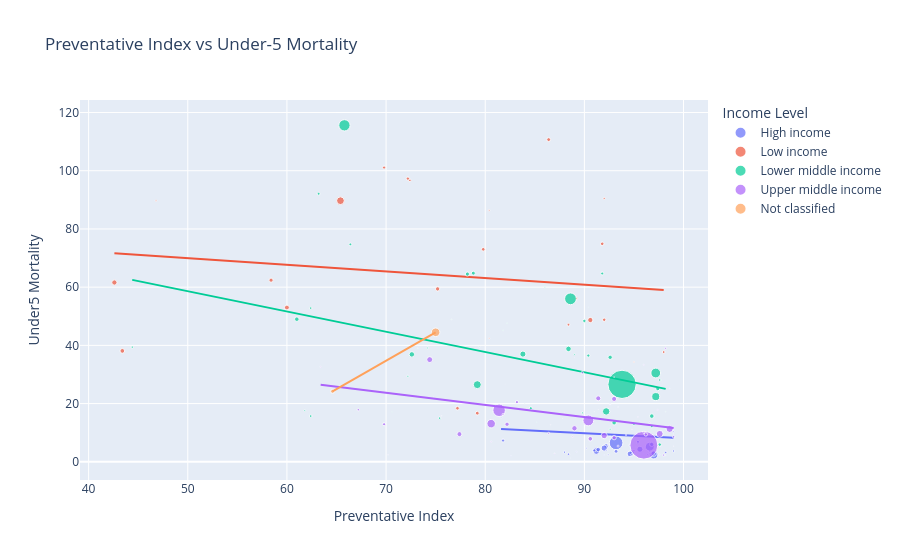

The notebook cell saved with this chart:
### Markdown cell above
DOES IMMUNISATION LEVEL CORRELATE WITH SURVIVAL AT DIFFERENT INCOME LEVELS?

~There's a negative correlation .Under 5 mortality decreases with an increase in preventive index .This indicates that high immunisation rates leads to reduced under 5 mortality thereby lowering burden.

### Code cell
vaccines = [
    "Immunization Measles",
    "Immunization Dpt",
    "Immunization Bcg",
    "Immunization Pol3",
    "Immunization Hib3"
]

merged_df["Preventative Index"] = merged_df[vaccines].mean(axis=1)

latest = merged_df[merged_df["Year"] == merged_df["Year"].max()]

fig = px.scatter(
    latest,
    x="Preventative Index",
    y="Under5 Mortality",
    color="Income Level",
    size="Population",
    hover_name="Country Name",
    trendline="ols",
    title="Preventative Index vs Under-5 Mortality"
)

fig.show()

### Figure 1 — Plotly figure (JSON) as saved in the notebook; plotly's stock layout.template omitted (floating-point values rounded to 4 significant figures)
{"data": [{"hovertemplate": "<b>%{hovertext}</b><br><br>Income Level=High income<br>Preventative Index=%{x}<br>Under5 Mortality=%{y}<br>Population=%{marker.size}<extra></extra>", "hovertext": ["Aruba", "Andorra", "United Arab Emirates", "American Samoa", "Antigua and Barbuda", "Australia", "Austria", "Belgium", "Bulgaria", "Bahrain", "Bahamas, The", "Bermuda", "Barbados", "Brunei Darussalam", "Canada", "Switzerland", "Chile", "Costa Rica", "Curacao", "Cayman Islands", "Cyprus", "Czechia", "Germany", "Denmark", "Spain", "Estonia", "Finland", "France", "Faroe Islands", "United Kingdom", "Greece", "Greenland", "Guam", "Guyana", "Croatia", "Hungary", "Isle of Man", "Ireland", "Iceland", "Italy", "Japan", "St. Kitts and Nevis", "Korea, Rep.", "Kuwait", "Liechtenstein", "Lithuania", "Luxembourg", "Latvia", "St. Martin (French part)", "Monaco", "Malta", "Northern Mariana Islands", "New Caledonia", "Netherlands", "Norway", "Nauru", "New Zealand", "Oman", "Panama", "Palau", "Poland", "Puerto Rico (US)", "Portugal", "French Polynesia", "Qatar", "Romania", "Russian Federation", "Saudi Arabia", "Singapore", "San Marino", "Slovak Republic", "Slovenia", "Sweden", "Sint Maarten (Dutch part)", "Seychelles", "Turks and Caicos Islands", "Trinidad and Tobago", "Uruguay", "United States", "British Virgin Islands", "Virgin Islands (U.S.)"], "legendgroup": "High income", "marker": {"color": "#636efa", "size": [107995, 81938, 10986400, 46765, 93772, 27196812, 9177982, 11858610, 6441421, 1588670, 401283, 64636, 282467, 462721, 41288599, 9005582, 19764771, 5129910, 155967, 74457, 1358282, 10905028, 83516593, 5976992, 48848840, 1372341, 5619911, 68551653, 54681, 69226000, 10405134, 56836, 167777, 831087, 3866200, 9562065, 84160, 5395790, 386506, 58952704, 123975371, 46843, 51751065, 4897263, 40450, 2888278, 677012, 1866124, 26129, 38631, 568847, 44278, 292639, 17993485, 5572279, 11947, 5287500, 5281538, 4515577, 17695, 36559233, 3203295, 10694681, 281807, 2857822, 19051804, 143533851, 35300280, 6036860, 33977, 5422069, 2127400, 10569709, 43350, 121354, 46535, 1368333, 3386588, 340110988, 39471, 104377], "sizemode": "area", "sizeref": 3627000.0, "symbol": "circle"}, "mode": "markers", "name": "High income", "orientation": "v", "showlegend": true, "type": "scatter", "x": [92.6, 97.4, 96.2, 92.6, 97.8, 93.2, 88.0, 96.6, 94.6, 96.8, 90.2, 92.6, 93.0, 99.0, 92.2, 95.6, 95.4, 97.8, 92.6, 92.6, 95.2, 88.4, 91.2, 95.4, 94.8, 82.6, 92.4, 95.6, 92.6, 92.0, 95.0, 92.6, 92.6, 98.6, 92.4, 99.0, 92.6, 92.2, 94.8, 94.6, 97.0, 96.6, 97.0, 98.8, 92.6, 89.2, 98.2, 97.6, 92.6, 96.0, 94.8, 92.6, 92.6, 91.0, 96.4, 98.0, 90.2, 99.0, 81.6, 96.8, 91.4, 92.6, 98.2, 92.6, 97.6, 81.8, 96.6, 96.8, 96.6, 88.6, 95.4, 92.0, 94.8, 92.6, 95.6, 92.6, 93.4, 95.6, 93.2, 92.6, 92.6], "xaxis": "x", "y": [19.8, 2.5, 4.8, 19.8, 9.1, 3.6, 3.3, 3.7, 5.7, 8.8, 12.4, 19.8, 9.8, 9.9, 5.4, 3.9, 6.8, 10.4, 19.8, 19.8, 5.0, 2.6, 3.7, 4.0, 3.2, 2.0, 2.4, 4.3, 19.8, 4.7, 3.8, 19.8, 19.8, 25.2, 5.6, 3.7, 19.8, 3.9, 2.8, 2.7, 2.4, 15.9, 2.8, 8.1, 19.8, 3.4, 2.2, 2.5, 19.8, 2.7, 5.3, 19.8, 19.8, 3.9, 2.5, 8.3, 4.7, 10.3, 15.3, 21.4, 4.2, 19.8, 3.2, 19.8, 5.9, 7.3, 5.2, 6.0, 2.7, 1.3, 6.3, 2.3, 2.4, 19.8, 14.0, 4.7, 18.8, 7.4, 6.5, 12.4, 19.8], "yaxis": "y"}, {"hovertemplate": "<b>OLS trendline</b><br>Under5 Mortality = -0.175315 * Preventative Index + 25.5747<br>R<sup>2</sup>=0.007827<br><br>Income Level=High income<br>Preventative Index=%{x}<br>Under5 Mortality=%{y} <b>(trend)</b><extra></extra>", "legendgroup": "High income", "marker": {"color": "#636efa", "symbol": "circle"}, "mode": "lines", "name": "High income", "showlegend": false, "type": "scatter", "x": [81.6, 81.8, 82.6, 88.0, 88.4, 88.6, 89.2, 90.2, 90.2, 91.0, 91.2, 91.4, 92.0, 92.0, 92.2, 92.2, 92.4, 92.4, 92.6, 92.6, 92.6, 92.6, 92.6, 92.6, 92.6, 92.6, 92.6, 92.6, 92.6, 92.6, 92.6, 92.6, 92.6, 92.6, 92.6, 92.6, 92.6, 93.0, 93.2, 93.2, 93.4, 94.6, 94.6, 94.8, 94.8, 94.8, 94.8, 95.0, 95.2, 95.4, 95.4, 95.4, 95.6, 95.6, 95.6, 95.6, 96.0, 96.2, 96.4, 96.6, 96.6, 96.6, 96.6, 96.8, 96.8, 96.8, 97.0, 97.0, 97.4, 97.6, 97.6, 97.8, 97.8, 98.0, 98.2, 98.2, 98.6, 98.8, 99.0, 99.0, 99.0], "xaxis": "x", "y": [11.27, 11.23, 11.09, 10.15, 10.08, 10.04, 9.937, 9.761, 9.761, 9.621, 9.586, 9.551, 9.446, 9.446, 9.411, 9.411, 9.376, 9.376, 9.341, 9.341, 9.341, 9.341, 9.341, 9.341, 9.341, 9.341, 9.341, 9.341, 9.341, 9.341, 9.341, 9.341, 9.341, 9.341, 9.341, 9.341, 9.341, 9.27, 9.235, 9.235, 9.2, 8.99, 8.99, 8.955, 8.955, 8.955, 8.955, 8.92, 8.885, 8.85, 8.85, 8.85, 8.815, 8.815, 8.815, 8.815, 8.745, 8.709, 8.674, 8.639, 8.639, 8.639, 8.639, 8.604, 8.604, 8.604, 8.569, 8.569, 8.499, 8.464, 8.464, 8.429, 8.429, 8.394, 8.359, 8.359, 8.289, 8.254, 8.219, 8.219, 8.219], "yaxis": "y"}, {"hovertemplate": "<b>%{hovertext}</b><br><br>Income Level=Low income<br>Preventative Index=%{x}<br>Under5 Mortality=%{y}<br>Population=%{marker.size}<extra></extra>", "hovertext": ["Afghanistan", "Burundi", "Burkina Faso", "Central African Republic", "Congo, Dem. Rep.", "Eritrea", "Gambia, The", "Guinea-Bissau", "Liberia", "Madagascar", "Mali", "Mozambique", "Malawi", "Niger", "Korea, Dem. People's Rep.", "Rwanda", "Sudan", "Sierra Leone", "Somalia, Fed. Rep.", "South Sudan", "Syrian Arab Republic", "Chad", "Togo", "Uganda", "Yemen, Rep."], "legendgroup": "Low income", "marker": {"color": "#EF553B", "size": [42647492, 14047786, 23548781, 5330690, 109276265, 3535603, 2759988, 2201352, 5612817, 31964956, 24478595, 34631766, 21655286, 27032412, 26498823, 14256567, 50448963, 8642022, 19009151, 11943408, 24672760, 20299123, 9515236, 50015092, 40583164], "sizemode": "area", "sizeref": 3627000.0, "symbol": "circle"}, "mode": "markers", "name": "Low income", "orientation": "v", "showlegend": true, "type": "scatter", "x": [60.0, 88.4, 91.8, 46.8, 65.4, 95.0, 80.4, 68.0, 80.4, 58.4, 79.8, 75.2, 92.0, 86.4, 79.2, 98.0, 42.6, 92.0, 69.8, 72.4, 77.2, 72.2, 89.2, 90.6, 43.4], "xaxis": "x", "y": [53.0, 47.1, 74.9, 89.7, 89.7, 34.3, 42.4, 67.3, 86.4, 62.4, 73.0, 59.4, 48.8, 110.7, 16.7, 37.7, 61.6, 90.5, 101.1, 96.7, 18.4, 97.3, 56.1, 48.7, 38.1], "yaxis": "y"}, {"hovertemplate": "<b>OLS trendline</b><br>Under5 Mortality = -0.227391 * Preventative Index + 81.3126<br>R<sup>2</sup>=0.019345<br><br>Income Level=Low income<br>Preventative Index=%{x}<br>Under5 Mortality=%{y} <b>(trend)</b><extra></extra>", "legendgroup": "Low income", "marker": {"color": "#EF553B", "symbol": "circle"}, "mode": "lines", "name": "Low income", "showlegend": false, "type": "scatter", "x": [42.6, 43.4, 46.8, 58.4, 60.0, 65.4, 68.0, 69.8, 72.2, 72.4, 75.2, 77.2, 79.2, 79.8, 80.4, 80.4, 86.4, 88.4, 89.2, 90.6, 91.8, 92.0, 92.0, 95.0, 98.0], "xaxis": "x", "y": [71.63, 71.44, 70.67, 68.03, 67.67, 66.44, 65.85, 65.44, 64.89, 64.85, 64.21, 63.76, 63.3, 63.17, 63.03, 63.03, 61.67, 61.21, 61.03, 60.71, 60.44, 60.39, 60.39, 59.71, 59.03], "yaxis": "y"}, {"hovertemplate": "<b>%{hovertext}</b><br><br>Income Level=Lower middle income<br>Preventative Index=%{x}<br>Under5 Mortality=%{y}<br>Population=%{marker.size}<extra></extra>", "hovertext": ["Angola", "Benin", "Bangladesh", "Bolivia", "Bhutan", "Cote d'Ivoire", "Cameroon", "Congo, Rep.", "Comoros", "Djibouti", "Egypt, Arab Rep.", "Micronesia, Fed. Sts.", "Ghana", "Guinea", "Honduras", "Haiti", "India", "Jordan", "Kenya", "Kyrgyz Republic", "Cambodia", "Kiribati", "Lao PDR", "Lebanon", "Sri Lanka", "Lesotho", "Morocco", "Myanmar", "Mauritania", "Namibia", "Nigeria", "Nicaragua", "Nepal", "Pakistan", "Philippines", "Papua New Guinea", "Senegal", "Solomon Islands", "Sao Tome and Principe", "Eswatini", "Tajikistan", "Timor-Leste", "Tunisia", "Tanzania", "Uzbekistan", "Viet Nam", "Vanuatu", "Zambia", "Zimbabwe"], "legendgroup": "Lower middle income", "marker": {"color": "#00cc96", "size": [37885849, 14462724, 173562364, 12413315, 791524, 31934230, 29123744, 6332961, 866628, 1168722, 116538258, 113160, 34427414, 14754785, 10825703, 11772557, 1450935791, 11552876, 56432944, 7221868, 17638801, 134518, 7769819, 5805962, 21916000, 2337423, 38081173, 54500091, 5169395, 3030131, 232679478, 6916140, 29651054, 251269164, 115843670, 10576502, 18501984, 819198, 235536, 1242822, 10590927, 1400638, 12277109, 68560157, 36361859, 100987686, 327777, 21314956, 16634373], "sizemode": "area", "sizeref": 3627000.0, "symbol": "circle"}, "mode": "markers", "name": "Lower middle income", "orientation": "v", "showlegend": true, "type": "scatter", "x": [61.0, 66.4, 97.2, 62.4, 98.2, 78.2, 78.8, 74.2, 73.2, 76.6, 97.2, 74.8, 92.6, 63.2, 75.4, 62.4, 93.8, 95.0, 88.4, 89.8, 84.6, 90.4, 72.2, 61.8, 97.6, 86.0, 96.8, 72.6, 89.0, 79.4, 65.8, 92.6, 97.4, 88.6, 79.2, 44.4, 90.4, 84.0, 85.2, 81.8, 97.6, 82.2, 96.8, 83.8, 93.0, 92.2, 70.6, 90.0, 91.8], "xaxis": "x", "y": [49.0, 74.7, 30.5, 15.7, 17.2, 64.5, 64.8, 39.1, 39.0, 48.9, 22.4, 22.4, 35.9, 92.1, 15.0, 52.8, 26.6, 12.9, 38.8, 16.8, 18.4, 53.1, 29.4, 17.6, 5.9, 60.0, 15.7, 36.9, 36.9, 39.5, 115.6, 11.2, 25.1, 56.0, 26.5, 39.4, 36.5, 20.0, 13.6, 45.1, 28.1, 47.6, 12.1, 37.0, 13.4, 17.3, 17.1, 48.4, 64.7], "yaxis": "y"}, {"hovertemplate": "<b>OLS trendline</b><br>Under5 Mortality = -0.69599 * Preventative Index + 93.4007<br>R<sup>2</sup>=0.156333<br><br>Income Level=Lower middle income<br>Preventative Index=%{x}<br>Under5 Mortality=%{y} <b>(trend)</b><extra></extra>", "legendgroup": "Lower middle income", "marker": {"color": "#00cc96", "symbol": "circle"}, "mode": "lines", "name": "Lower middle income", "showlegend": false, "type": "scatter", "x": [44.4, 61.0, 61.8, 62.4, 62.4, 63.2, 65.8, 66.4, 70.6, 72.2, 72.6, 73.2, 74.2, 74.8, 75.4, 76.6, 78.2, 78.8, 79.2, 79.4, 81.8, 82.2, 83.8, 84.0, 84.6, 85.2, 86.0, 88.4, 88.6, 89.0, 89.8, 90.0, 90.4, 90.4, 91.8, 92.2, 92.6, 92.6, 93.0, 93.8, 95.0, 96.8, 96.8, 97.2, 97.2, 97.4, 97.6, 97.6, 98.2], "xaxis": "x", "y": [62.5, 50.95, 50.39, 49.97, 49.97, 49.41, 47.6, 47.19, 44.26, 43.15, 42.87, 42.45, 41.76, 41.34, 40.92, 40.09, 38.97, 38.56, 38.28, 38.14, 36.47, 36.19, 35.08, 34.94, 34.52, 34.1, 33.55, 31.88, 31.74, 31.46, 30.9, 30.76, 30.48, 30.48, 29.51, 29.23, 28.95, 28.95, 28.67, 28.12, 27.28, 26.03, 26.03, 25.75, 25.75, 25.61, 25.47, 25.47, 25.05], "yaxis": "y"}, {"hovertemplate": "<b>%{hovertext}</b><br><br>Income Level=Upper middle income<br>Preventative Index=%{x}<br>Under5 Mortality=%{y}<br>Population=%{marker.size}<extra></extra>", "hovertext": ["Albania", "Argentina", "Armenia", "Azerbaijan", "Bosnia and Herzegovina", "Belarus", "Belize", "Brazil", "Botswana", "China", "Colombia", "Cabo Verde", "Cuba", "Dominica", "Dominican Republic", "Algeria", "Ecuador", "Fiji", "Gabon", "Georgia", "Equatorial Guinea", "Grenada", "Guatemala", "Indonesia", "Iran, Islamic Rep.", "Iraq", "Jamaica", "Kazakhstan", "Libya", "St. Lucia", "Moldova", "Maldives", "Mexico", "Marshall Islands", "North Macedonia", "Montenegro", "Mongolia", "Mauritius", "Malaysia", "Peru", "Paraguay", "El Salvador", "Serbia", "Suriname", "Thailand", "Turkmenistan", "Tonga", "Turkiye", "Tuvalu", "Ukraine", "St. Vincent and the Grenadines", "Samoa", "Kosovo", "South Africa"], "legendgroup": "Upper middle income", "marker": {"color": "#ab63fa", "size": [2377128, 45696159, 3033500, 10202830, 3164253, 9132629, 417072, 211998573, 2521139, 1408975000, 52886363, 524877, 10979783, 66205, 11427557, 46814308, 18135478, 928784, 2538952, 3699557, 1892516, 117207, 18406359, 283487931, 91567738, 46042015, 2839175, 20592571, 7381023, 179744, 2402306, 527799, 130861007, 37548, 1824359, 623525, 3524788, 1245779, 35557673, 34217848, 6929153, 6338193, 6586476, 634431, 71668011, 7494498, 104175, 85518661, 9646, 37860221, 100616, 218019, 1594353, 64007187], "sizemode": "area", "sizeref": 3627000.0, "symbol": "circle"}, "mode": "markers", "name": "Upper middle income", "orientation": "v", "showlegend": true, "type": "scatter", "x": [94.2, 77.4, 95.2, 67.2, 80.6, 98.0, 86.6, 90.4, 96.0, 96.0, 89.0, 94.8, 99.0, 89.0, 89.8, 93.0, 69.8, 93.0, 63.4, 88.8, 66.6, 91.4, 83.2, 81.4, 98.6, 91.4, 97.4, 96.2, 86.4, 91.0, 88.0, 99.0, 80.6, 82.0, 87.0, 70.2, 96.6, 95.4, 93.0, 82.2, 81.8, 96.0, 93.4, 75.6, 92.0, 98.2, 99.0, 97.6, 95.6, 90.6, 99.0, 87.8, 92.6, 74.4], "xaxis": "x", "y": [9.2, 9.5, 9.6, 17.9, 6.9, 2.3, 12.7, 14.2, 33.3, 5.7, 11.5, 11.1, 8.6, 35.7, 30.6, 21.6, 12.9, 29.1, 32.6, 8.6, 68.0, 18.0, 20.5, 17.7, 11.3, 21.8, 17.8, 9.4, 9.8, 17.2, 16.5, 5.4, 13.1, 26.7, 2.8, 2.4, 13.4, 15.4, 8.3, 12.9, 16.3, 10.0, 5.4, 15.8, 9.0, 39.0, 9.5, 9.6, 19.2, 7.9, 11.3, 14.9, 8.7, 35.1], "yaxis": "y"}, {"hovertemplate": "<b>OLS trendline</b><br>Under5 Mortality = -0.416684 * Preventative Index + 52.8972<br>R<sup>2</sup>=0.115690<br><br>Income Level=Upper middle income<br>Preventative Index=%{x}<br>Under5 Mortality=%{y} <b>(trend)</b><extra></extra>", "legendgroup": "Upper middle income", "marker": {"color": "#ab63fa", "symbol": "circle"}, "mode": "lines", "name": "Upper middle income", "showlegend": false, "type": "scatter", "x": [63.4, 66.6, 67.2, 69.8, 70.2, 74.4, 75.6, 77.4, 80.6, 80.6, 81.4, 81.8, 82.0, 82.2, 83.2, 86.4, 86.6, 87.0, 87.8, 88.0, 88.8, 89.0, 89.0, 89.8, 90.4, 90.6, 91.0, 91.4, 91.4, 92.0, 92.6, 93.0, 93.0, 93.0, 93.4, 94.2, 94.8, 95.2, 95.4, 95.6, 96.0, 96.0, 96.0, 96.2, 96.6, 97.4, 97.6, 98.0, 98.2, 98.6, 99.0, 99.0, 99.0, 99.0], "xaxis": "x", "y": [26.48, 25.15, 24.9, 23.81, 23.65, 21.9, 21.4, 20.65, 19.31, 19.31, 18.98, 18.81, 18.73, 18.65, 18.23, 16.9, 16.81, 16.65, 16.31, 16.23, 15.9, 15.81, 15.81, 15.48, 15.23, 15.15, 14.98, 14.81, 14.81, 14.56, 14.31, 14.15, 14.15, 14.15, 13.98, 13.65, 13.4, 13.23, 13.15, 13.06, 12.9, 12.9, 12.9, 12.81, 12.65, 12.31, 12.23, 12.06, 11.98, 11.81, 11.65, 11.65, 11.65, 11.65], "yaxis": "y"}, {"hovertemplate": "<b>%{hovertext}</b><br><br>Income Level=Not classified<br>Preventative Index=%{x}<br>Under5 Mortality=%{y}<br>Population=%{marker.size}<extra></extra>", "hovertext": ["Ethiopia", "Venezuela, RB"], "legendgroup": "Not classified", "marker": {"color": "#FFA15A", "size": [132059767, 28405543], "sizemode": "area", "sizeref": 3627000.0, "symbol": "circle"}, "mode": "markers", "name": "Not classified", "orientation": "v", "showlegend": true, "type": "scatter", "x": [75.0, 64.6], "xaxis": "x", "y": [44.5, 24.2], "yaxis": "y"}, {"hovertemplate": "<b>OLS trendline</b><br>Under5 Mortality = 1.95192 * Preventative Index + -101.894<br>R<sup>2</sup>=1.000000<br><br>Income Level=Not classified<br>Preventative Index=%{x}<br>Under5 Mortality=%{y} <b>(trend)</b><extra></extra>", "legendgroup": "Not classified", "marker": {"color": "#FFA15A", "symbol": "circle"}, "mode": "lines", "name": "Not classified", "showlegend": false, "type": "scatter", "x": [64.6, 75.0], "xaxis": "x", "y": [24.2, 44.5], "yaxis": "y"}], "layout": {"legend": {"itemsizing": "constant", "title": {"text": "Income Level"}, "tracegroupgap": 0}, "title": {"text": "Preventative Index vs Under-5 Mortality"}, "xaxis": {"anchor": "y", "domain": [0, 1], "title": {"text": "Preventative Index"}}, "yaxis": {"anchor": "x", "domain": [0, 1], "title": {"text": "Under5 Mortality"}}}}
